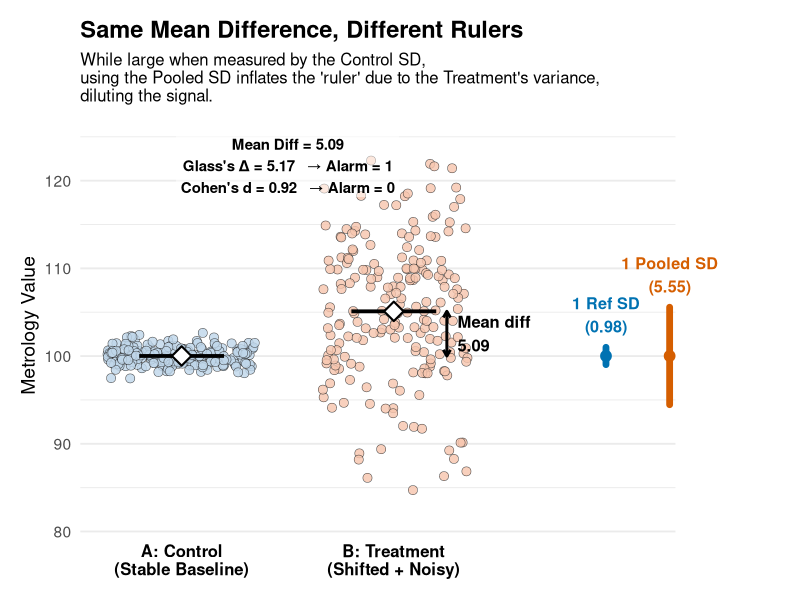

Reproduce this figure in R.
## ---- chunk 1
#| echo: true
#| code-fold: true
#| code-summary: "👀 Updated Simulation & Plotting Code"
#| warning: false
#| message: false

library(data.table)
library(ggplot2)
library(grid)

# ==============================================================================
# 1. Data Generation
# ==============================================================================
set.seed(2026)
n <- 200L

dt <- rbindlist(list(
  data.table(Group = "A: Control (Stable Baseline)", Value = rnorm(n, mean = 100, sd = 1)),
  data.table(Group = "B: Treatment (Shifted + Noisy)", Value = rnorm(n, mean = 105, sd = 8))
))

group_levels <- c("A: Control (Stable Baseline)", "B: Treatment (Shifted + Noisy)")
dt[, Group := factor(Group, levels = group_levels)]
dt[, x := fifelse(Group == group_levels[1], 1, 2)]

# ==============================================================================
# 2. Statistics
# ==============================================================================
stats <- dt[, .(
  n = .N,
  Mean = mean(Value),
  SD_Own = sd(Value)
), by = .(Group, x)]

mean_A <- stats[Group == group_levels[1], Mean]
mean_B <- stats[Group == group_levels[2], Mean]

sd_ref <- stats[Group == group_levels[1], SD_Own]
sd_pooled <- with(stats, sqrt(sum((n - 1) * SD_Own^2) / sum(n - 1)))

mean_diff <- mean_B - mean_A
glass_val <- mean_diff / sd_ref
cohen_val <- mean_diff / sd_pooled

flag_glass <- as.integer(glass_val >= 1)
flag_cohen <- as.integer(cohen_val >= 1)

# ==============================================================================
# 3. Ruler data 
# ==============================================================================
ruler_dt <- data.table(
  type   = c("1 Ref SD", "1 Pooled SD"),
  x      = c(3, 3.3), 
  center = mean_A,
  ymin   = c(mean_A - sd_ref,    mean_A - sd_pooled),
  ymax   = c(mean_A + sd_ref,    mean_A + sd_pooled),
  col    = c("#0072B2", "#D55E00")
)

y_min <- min(dt$Value) - 3
y_max <- max(dt$Value) + 3

label_txt <- paste0(
  "Mean Diff = ", round(mean_diff, 2), "\n",
  "Glass's \u0394 = ", round(glass_val, 2), "   \u2192 Alarm = ", flag_glass, "\n",
  "Cohen's d = ", round(cohen_val, 2), "   \u2192 Alarm = ", flag_cohen
)

# ==============================================================================
# 4. Plot
# ==============================================================================
ggplot(dt, aes(x = x, y = Value)) +
  
  geom_point(
    aes(fill = Group),
    position = position_jitter(width = 0.35, height = 0, seed = 2026),
    shape = 21, size = 2.9, stroke = 0.28,
    color = "grey15", alpha = 0.82
  ) +
  
  geom_segment(
    data = stats,
    aes(x = x - 0.20, xend = x + 0.20, y = Mean, yend = Mean),
    inherit.aes = FALSE,
    linewidth = 1.3, color = "black"
  ) +
  
  geom_point(
    data = stats,
    aes(x = x, y = Mean),
    inherit.aes = FALSE,
    shape = 23, size = 4.5,
    fill = "white", color = "black", stroke = 1.1
  ) +
  
  annotate(
    "segment",
    x = 2.25, xend = 2.25,
    y = mean_A, yend = mean_B,
    arrow = arrow(length = unit(0.18, "cm"), ends = "both"),
    linewidth = 1.0, color = "black"
  ) +
  annotate(
    "text",
    x = 2.30, y = (mean_A + mean_B) / 2,
    label = paste0("Mean diff\n", round(mean_diff, 2)),
    hjust = 0, size = 4.2, fontface = "bold"
  ) +
  
  geom_linerange(
    data = ruler_dt,
    aes(x = x, ymin = ymin, ymax = ymax, color = type),
    inherit.aes = FALSE,
    linewidth = 2.3, lineend = "round"
  ) +
  geom_point(
    data = ruler_dt,
    aes(x = x, y = center, color = type),
    inherit.aes = FALSE,
    size = 3.3
  ) +
  
  # === 포인트 3: 글자 위아래 조절 ===
  # + 2.5 라는 숫자를 조절해보세요.
  annotate(
    "text",
    x = 3, y = mean_A + sd_ref + 3.7, 
    label = paste0("1 Ref SD\n(", round(sd_ref, 2), ")"),
    color = "#0072B2", fontface = "bold", size = 4.1
  ) +
  annotate(
    "text",
    x = 3.3, y = mean_A + sd_pooled + 3.7,
    label = paste0("1 Pooled SD\n(", round(sd_pooled, 2), ")"),
    color = "#D55E00", fontface = "bold", size = 4.1
  ) +
  
  # === 포인트 2: 투명 배경 & 글자 크기 ===
  # fill = NA (배경 투명), label.size = 0 (테두리 삭제)
  annotate(
    "label",
    x = 1.5, y = y_max,
    label = label_txt,
    size = 3.8, fontface = "bold",
    fill = alpha("white", 0.5),  # 흰색 배경에 50% 투명도 적용
    color = "black",
    label.size = 0, 
    vjust = 1
  ) +
  
  scale_fill_manual(values = c(
    "A: Control (Stable Baseline)" = "#BFD7EA",
    "B: Treatment (Shifted + Noisy)" = "#F6C5AF"
  )) +
  scale_color_manual(values = c(
    "1 Ref SD"    = "#0072B2",
    "1 Pooled SD" = "#D55E00"
  )) +
  scale_x_continuous(
    breaks = c(1, 2),
    labels = c("A: Control\n(Stable Baseline)", "B: Treatment\n(Shifted + Noisy)")
  ) +
  
  # === 포인트 1: 오른쪽 텅 빈 공간(여백) 조절 ===
  # xlim의 끝값(3.95)을 조절해보세요.
  coord_cartesian(
    xlim = c(0.65, 3.20), 
    ylim = c(y_min, y_max),
    clip = "off"
  ) +
  labs(
    title = "Same Mean Difference, Different Rulers",
    subtitle = "While large when measured by the Control SD,\nusing the Pooled SD inflates the 'ruler' due to the Treatment's variance,\ndiluting the signal.",
    x = NULL,
    y = "Metrology Value"
  ) +
  theme_minimal(base_size = 14) +
  theme(
    legend.position = "none",
    panel.grid.major.x = element_blank(),
    panel.grid.minor.x = element_blank(),
    axis.text.x = element_text(face = "bold", size = 12, color = "black"),
    plot.title = element_text(face = "bold", size = 17),
    plot.subtitle = element_text(size = 12),
    # plot.margin의 두 번째 숫자(90)를 조절해보세요.
    plot.margin = margin(15, 90, 15, 15)
  )
